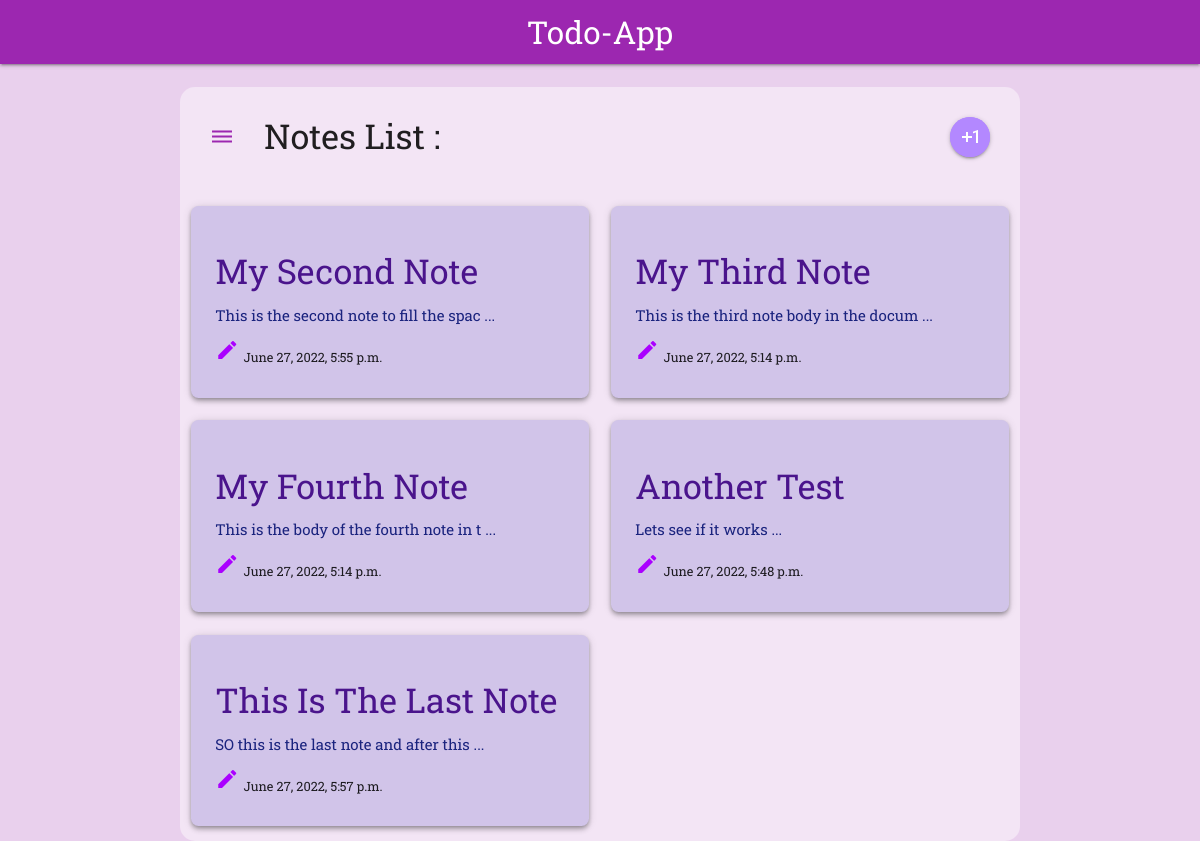
The page / on the database its author committed.
### home/models.py (models this page shows, shortened)
class Note(models.Model):
    title = models.TextField(max_length=50,blank=True)
    body = models.TextField(max_length=300, blank=True)
    updated = models.DateTimeField(auto_now=True)
    created = models.DateTimeField(auto_now_add=True)

### home/views.py (the view)
# urls.py: 2. Add a URL to urlpatterns:  path('', views.home, name='home')
def home(request):
    note = Note.objects.all()
    return render(request, 'home.html',{'note': note})

### templates/home.html
{% extends 'header.html' %}
{% load static %}
{% block body %}
    <div class="container purple lighten-5" style="border-radius: 1rem;">
        <h4 style="padding: 2rem;"><i class="material-icons purple-text" style="padding-right: 2rem;">dehaze</i>Notes List :
        <span>
            <a href="/create" class="btn-floating pulse right deep-purple accent-1"><i class="material-icons">exposure_plus_1</i></a>
        </span>
        </h4>
        <div class="row">
        {% for notes in note%}
        <div class=" col l6 m10 s10 offset-s1 offset-m1">
        <div class="card-panel deep-purple lighten-4 z-depth-2" style="border-radius: .5rem;">
            <h4 class="purple-text text-darken-4">{{ notes.title | title | capfirst }}</h4>
            <span class="indigo-text text-darken-4">{{ notes.body | slice:":40"  }} ...
            </span>
            <h6>
                <a href="/show/{{notes.id}}/">
                    <span class="center"><i class="material-icons purple-text text-accent-4">create</i></span>
                </a><span style="font-size: .85rem;">{{notes.updated}}</span>
            </h6>
          </div>
        </div>
        {% endfor %}
        </div>
    </div>
{% endblock body %}

### templates/header.html (shortened to what this page needs)
{% load static %}
<!DOCTYPE html>
<html lang="en">
<head>
    <link rel="stylesheet" href="https://cdnjs.cloudflare.com/ajax/libs/materialize/1.0.0/css/materialize.min.css">
</head>
<body>
    <main style="background: #e9d0ed;">
        <nav> <div class="nav-wrapper purple">
            <a href="/" class="brand-logo center">Todo-App</a>
        </div>
        </nav>
        {% block body %}{% endblock body %}
    </main>
</body>
</html>

### templates/header.html (style rules this page uses)
* { box-sizing: border-box; padding: o; margin: 0; font-family: 'Roboto Slab', serif;; }
body { background-color: #e9d0ed; }
main { height: 100vh; width: 100vw; }
.card-panel { transition: .5s ease; }

### rows shown on the page
Note: title "My Second Note", body "This is the second note to fill the spac", updated "June 27, 2022, 5:55 p.m."
Note: title "My Third Note", body "This is the third note body in the docum", updated "June 27, 2022, 5:14 p.m."
Note: title "My Fourth Note", body "This is the body of the fourth note in t", updated "June 27, 2022, 5:14 p.m."
Note: title "Another Test", body "Lets see if it works", updated "June 27, 2022, 5:48 p.m."
Note: title "This Is The Last Note", body "SO this is the last note and after this", updated "June 27, 2022, 5:57 p.m."
